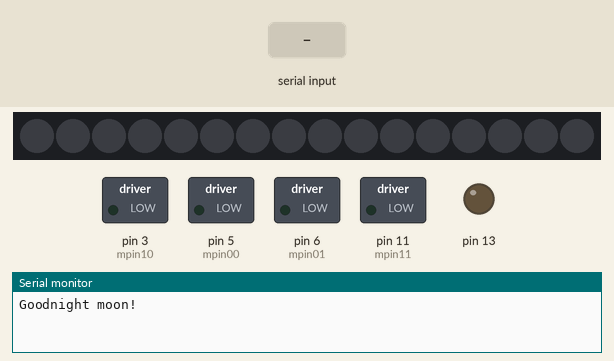
A sketch run on a simulated Arduino Uno, built with avr-gcc and run on an emulated ATmega328P. Shown: 16 RGB LEDs in strip order, left to right, switched loads named in the sketch (green lamp = pin HIGH), output pins drawn as LEDs (lit = HIGH), the last lines printed to the serial monitor. The test bench sets the inputs (shaded band).

Above: at 1.2 s.
1.3 s: "PFR" received over the second serial link
At 7.1 s:
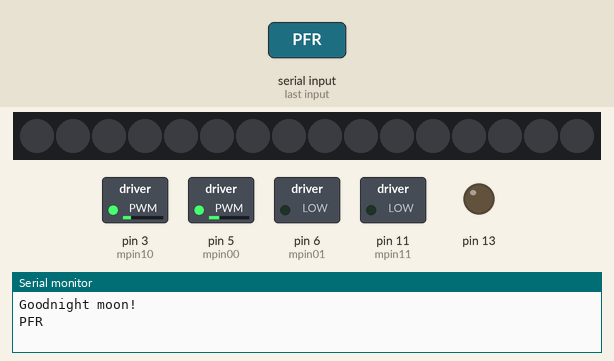
7.3 s: "EPFR" received over the second serial link
At 14.1 s:
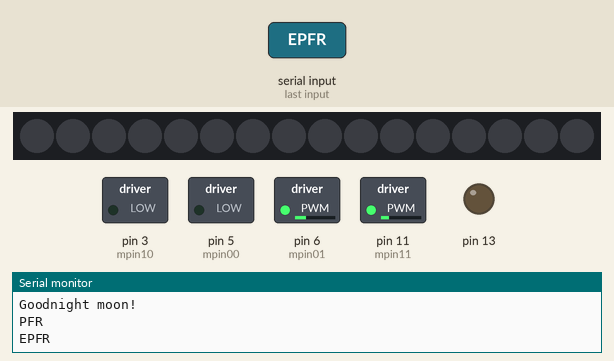
Timing chart, 0 to 16.0 s (numbered marks = the images above; inputs shaded):
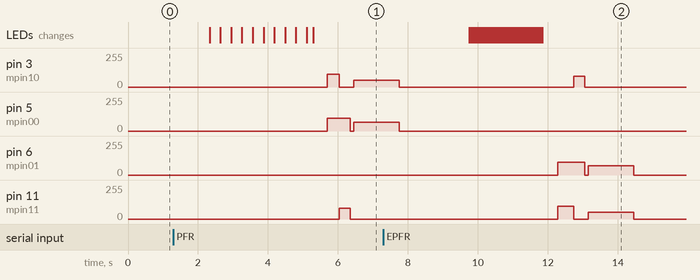

The sketch:

parkingsimulator.ino
```cpp
#include <Servo.h>
#include <SoftwareSerial.h>
#include <Adafruit_NeoPixel.h>
Adafruit_NeoPixel strip = Adafruit_NeoPixel(16, 4, NEO_GRB + NEO_KHZ800);
SoftwareSerial mySerial(9, 10); // RX, TX///pt uno e 9,10

// Pins of motor 1
#define mpin00 5
#define mpin01 6
// Pins of motor 2
#define mpin10 3
#define mpin11 11
Servo srv;
String str;
String msg;
String right;
String left;
int sw;
void setup()
{
 sw = 0;
  right = "right";
  left = "left";
  // Open serial communications and wait for port to open:
  Serial.begin(38400);
  while (!Serial) {
    ; // wait for serial port to connect. Needed for Native USB only
  }


  Serial.println("Goodnight moon!");

  // set the data rate for the SoftwareSerial port
  mySerial.begin(38400);
  mySerial.println("Hello, world?");

  digitalWrite(mpin00, 0);
 digitalWrite(mpin01, 0);
 digitalWrite(mpin10, 0);
 digitalWrite(mpin11, 0);
 pinMode (mpin00, OUTPUT);
 pinMode (mpin01, OUTPUT);
 pinMode (mpin10, OUTPUT);
 pinMode (mpin11, OUTPUT);
 // LED pin

pinMode(13, OUTPUT);
 strip.begin();
  strip.setBrightness(30); //adjust brightness here
  strip.show(); // Initialize all pixels to 'off'
}

void StartMotor (int m1, int m2, int forward, int speed)
{
 if (speed==0) // stop
 {
 digitalWrite(m1, 0);
 digitalWrite(m2, 0);
 }
 else
 {
 if (forward)
 {
 digitalWrite(m2, 0);
 analogWrite(m1, speed); // use PWM
  }
 else
 {
 digitalWrite(m1, 0);
 analogWrite(m2, speed);
 }
 }
}

void delayStopped(int ms)
{
 StartMotor (mpin00, mpin01, 0, 0);
 StartMotor (mpin10, mpin11, 0, 0);
 delay(ms);
}

void playWithServo(int pin)
{
 srv.attach(pin);
 srv.write(0);
 delay(1000);
 //srv.write(180);
 //delay(1000);
 srv.write(90);
 delay(1000);
 srv.detach();
}

void parkRightFront(){

 delayStopped(400);
  StartMotor (mpin00, mpin01, 1, 95);
 StartMotor (mpin10, mpin11, 1, 95);
 delay(350);

 StartMotor (mpin00, mpin01, 1, 95);
 StartMotor (mpin10, mpin11, 0, 80);
 delay(310);

  delayStopped(100);

  StartMotor (mpin00, mpin01, 1, 65);
  StartMotor (mpin10, mpin11, 1, 50);
  delay(1300);
  delayStopped(1000);


}

void exitParkLeftFront(){

 delayStopped(400);
  StartMotor (mpin00, mpin01, 0, 95);
 StartMotor (mpin10, mpin11, 0, 95);
 delay(450);

 StartMotor (mpin00, mpin01, 1, 95);
 StartMotor (mpin10, mpin11, 0, 80);
 delay(310);

  delayStopped(100);

  StartMotor (mpin00, mpin01, 0, 65);
  StartMotor (mpin10, mpin11, 0, 50);
  delay(1300);
  delayStopped(1000);

}

void exitParkRightFront(){

   delayStopped(400);
  StartMotor (mpin00, mpin01, 0, 95);
 StartMotor (mpin10, mpin11, 0, 95);
 delay(450);

 StartMotor (mpin00, mpin01, 0, 95);
 StartMotor (mpin10, mpin11, 1, 80);
 delay(310);

  delayStopped(100);

  StartMotor (mpin00, mpin01, 0, 70);
  StartMotor (mpin10, mpin11, 0, 50);
  delay(1300);
  delayStopped(1000);
}


void parkLeftFront(){

 delayStopped(400);
  StartMotor (mpin00, mpin01, 1, 80);
 StartMotor (mpin10, mpin11, 1, 80);
 delay(250);

   StartMotor (mpin00, mpin01, 0, 60);
 StartMotor (mpin10, mpin11, 1, 50);
 delay(410);

  delayStopped(100);

  StartMotor (mpin00, mpin01, 1, 60);
  StartMotor (mpin10, mpin11, 1, 50);
  delay(1300);
  delayStopped(5000);


}

void signalLeft(){
 for(int j = 15; j >= 0; j--){
strip.setPixelColor(j, strip.Color(0, 0, 0));}
   for(int i = 0; i< 3; i++){
      for(int j = 0; j < 16; j++){
         strip.setPixelColor(j, strip.Color(255, 210, 0));
         strip.show();
         delay(30);
         strip.setPixelColor(j, strip.Color(0, 0, 0));
         strip.show();
         delay(30);

          }
   }

}


void signalRight(){
    for(int j = 15; j >= 0; j--){
strip.setPixelColor(j, strip.Color(0, 0, 0));}
         strip.show();
         delay(30);
   for(int i = 0; i< 3; i++){
      for(int j = 15; j >= 0; j--){
         strip.setPixelColor(j, strip.Color(255, 210, 0));
         strip.show();
         delay(30);
         strip.setPixelColor(j, strip.Color(0, 0, 0));
         strip.show();
         delay(30);

          }
   }

}


void avarii(){

 for(int j = 15; j >= 0; j--){
strip.setPixelColor(j, strip.Color(0, 0, 0));}
   for(int i = 0; i< 3; i++){
      for(int j = 7; j >= 1; j--){
         strip.setPixelColor(j, strip.Color(255, 210, 0));
         strip.setPixelColor(15 - j + 1, strip.Color(255, 210, 0));
         strip.show();
         delay(50);

         strip.setPixelColor(j, strip.Color(0, 0, 0));
          strip.setPixelColor(15 - j + 1, strip.Color(0, 0, 0));
         strip.show();
         delay(50);


          }
   }
}

void rainbow() {
  uint16_t i, j;

  for(j=0; j<226; j+=20) {
    for(i=0; i<strip.numPixels(); i++) {
      strip.setPixelColor(i, strip.Color(j ,j+10, j+20 ));
    }
    strip.show();
    //delay(10);
  }
}


void go_fw(){

   StartMotor (mpin00, mpin01, 1, 77);
   StartMotor (mpin10, mpin11, 1, 60);
   delay(450);

}
void loop()
{
  if (mySerial.available()){

    if(msg.equals("go")){
     rainbow();
      go_fw();
    }

    msg = mySerial.readString();

    Serial.println(msg);
    msg.trim();


    if(msg.equals("PFR")){
      sw = 1;
      signalRight();
      parkRightFront();

    }

    if(msg.equals("PFL")){
      sw = 1;
      signalLeft();
      parkLeftFront();

    }

    if(msg.equals("EPFR")){
      avarii();
       exitParkRightFront();
       sw = 0;
    }

    if(msg.equals("EPFL")){
      avarii();
       exitParkLeftFront();
       sw = 0;
    }

     if(msg.equals("PBR")){
      sw = 1;
      avarii();
      exitParkRightFront();

    }

    if(msg.equals("PBL")){
      sw = 1;
      avarii();
      exitParkLeftFront();

    }

    if(msg.equals("EPBR")){
      signalRight();
       parkRightFront();
       sw = 0;
    }

    if(msg.equals("EPBL")){
       signalLeft();
       parkLeftFront();
       sw = 0;
    }


    if(msg.equals(right)){
      signalRight();
      }
       if(msg.equals(left)){
        signalLeft();
      }

      }


}
```

Measured:
- after the input at 1.3 s, pin 3 (mpin10): 0/255 → 95/255 after 4.4 s, → 0/255 0.35 s later, → 50/255 0.41 s later; pin 5 (mpin00): 0/255 → 95/255 after 4.4 s, → 0/255 0.66 s later, → 65/255 0.10 s later; pin 11 (mpin11): 0/255 → 80/255 after 4.7 s, → 0/255 0.31 s later; the LEDs: first change after 1.0 s (image 1 shows a later state)
- after the input at 7.3 s, pin 6 (mpin01): 0/255 → 95/255 after 5.0 s, → 0/255 0.76 s later, → 70/255 0.10 s later, → 0/255 1.3 s later; pin 11 (mpin11): 0/255 → 95/255 after 5.0 s, → 0/255 0.45 s later, → 50/255 0.41 s later, → 0/255 1.3 s later; the LEDs: first change after 2.5 s (image 2 shows a later state)
